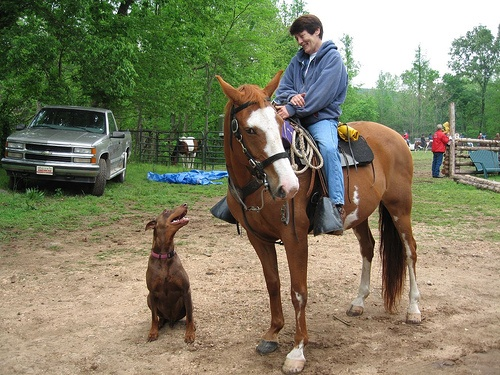
#> input picture Lab 1 (Introduction CV and image processiong)/test.jpg, 500 x 375 px
$ jupyter execute 'Computer Vision Lab 1.ipynb'
#> lines starting #> are read from the running program, lines starting #| are printed output that depends on the picture; after the words box and inside, x2 and y2 are one past the last pixel; in counts of white or black regions, pixels touching at a corner belong together
# Libraries

[cell 1]
import cv2
import numpy as np
import matplotlib.pyplot as plt

# Reading image

[cell 2]
img=cv2.imread('test.jpg')
#> img is the input picture: shape (375, 500, 3); mean B, G, R 101, 127.1, 128.4

[cell 3]
type(img)

[cell 4]
img.shape
#> Out = (375, 500, 3)

[cell 5]
plt.imshow(img)
plt.show()

# Color conversion

[cell 6]
img_RGB=cv2.cvtColor(img,cv2.COLOR_BGR2RGB)

[cell 7]
plt.imshow(img_RGB)

# Resizing Image

[cell 8]
img_size=cv2.resize(img_RGB,dsize=(416,416))
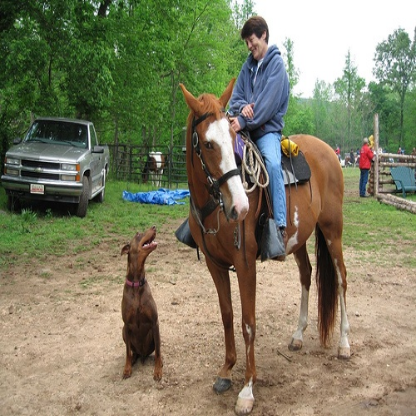
#> img_size: shape (416, 416, 3); mean R, G, B 128.3, 127, 100.8

[cell 9]
img_size.shape
#> Out = (416, 416, 3)

[cell 10]
plt.imshow(img_size)
plt.show()

# Image Processing

[cell 11]
# helper function to display gray images
def imshow(img):
    plt.figure(figsize=(10, 10))
    plt.imshow(img, cmap='gray')
    plt.show()

## method 1: blurring

[cell 12]
img = cv2.imread('sudoku.jpg')
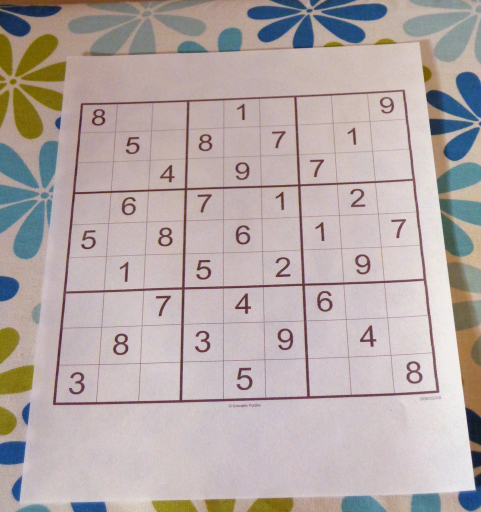
#> input picture Lab 1 (Introduction CV and image processiong)/sudoku.jpg, 962 x 1024 px (shown at 1/2 size)
#> img is the input picture: shape (1024, 962, 3); mean B, G, R 167.9, 169.5, 181
img_gray = cv2.cvtColor(img, cv2.COLOR_BGR2GRAY)

imshow(img_gray)

[cell 13]
# blurring image to reduce noise
# try to comment this line and see the difference
# also try to change ksize
img_gray = cv2.blur(img_gray, ksize=(7,7))
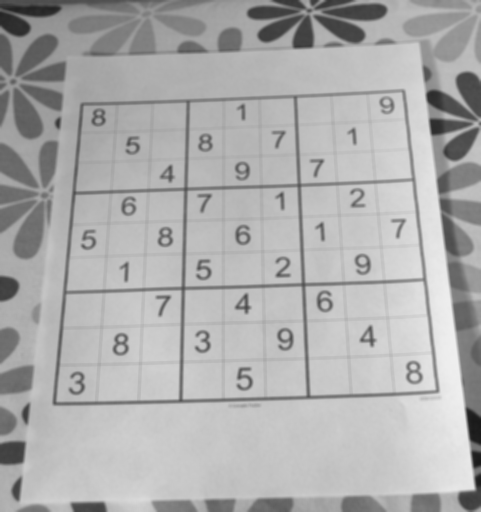
#> img_gray: shape (1024, 962) (shown at 1/2 size); min 25, max 239, mean 172.8

imshow(img_gray)

## method 2: Canny

Canny does use two thresholds (upper and lower):
- If a pixel gradient is higher than the upper threshold, the pixel is accepted as an edge
- If a pixel gradient value is below the lower threshold, then it is rejected.
- If the pixel gradient is between the two thresholds, then it will be accepted only if it is connected to a pixel that is above the upper threshold.

Source: https://docs.opencv.org/3.4/da/d5c/tutorial_canny_detector.html

[cell 14]
img_canny = cv2.Canny(img_gray, threshold1=25, threshold2=127)
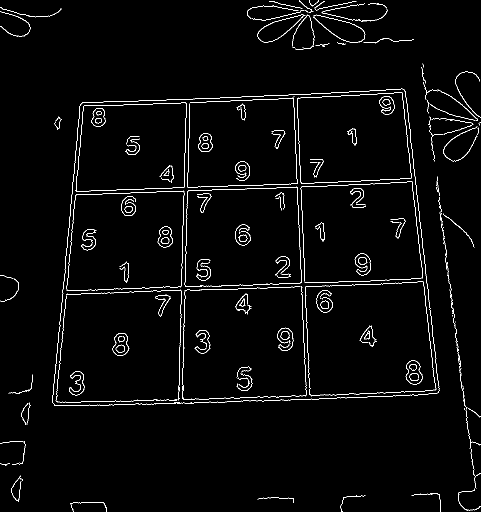
#> img_canny: shape (1024, 962) (shown at 1/2 size); 2.2% white in thin lines or dots
imshow(img_canny)

# Thresholding (segmentation)

[cell 15]
ret, img_bin = cv2.threshold(img_gray, 127, 255, cv2.THRESH_BINARY)
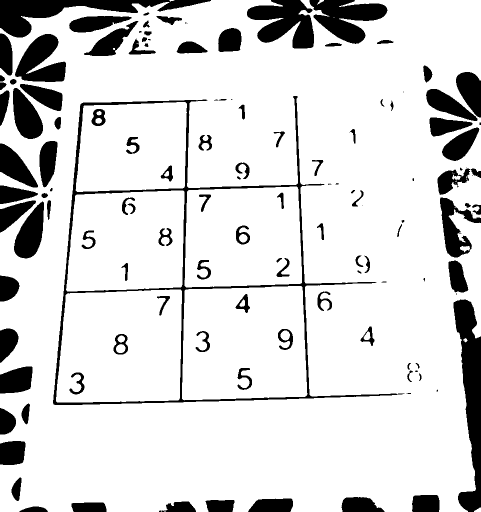
#> img_bin: shape (1024, 962) (shown at 1/2 size); 85.1% white; 131 black regions (25 under 20 px), largest, box (x1, y1, x2, y2) and area: (106, 192, 809, 810) 17011, (907, 599, 962, 1024) 12658, (0, 0, 422, 75) 10670
imshow(img_bin)

## method 2: Otsu

[cell 16]
ret, img_otsu = cv2.threshold(img_gray, 0, 255, cv2.THRESH_OTSU)
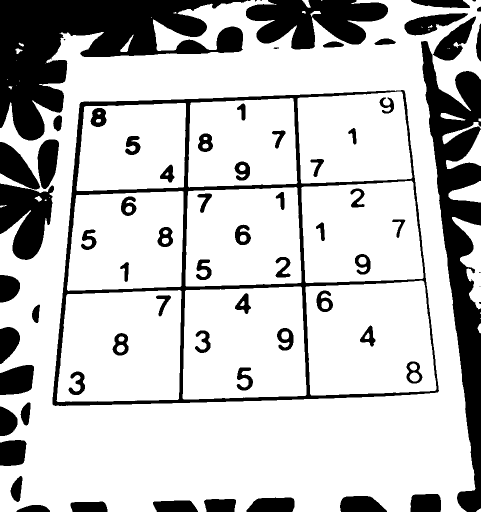
#> img_otsu: shape (1024, 962) (shown at 1/2 size); 76.9% white; 71 black regions (7 under 20 px), largest, box (x1, y1, x2, y2) and area: (0, 0, 501, 281) 58654, (842, 82, 962, 1024) 43990, (105, 180, 878, 812) 34824
#> ret = 152
imshow(img_otsu)

[cell 17]
img_invert = 255 - img_otsu
imshow(img_invert)

[cell 18]
def imread(img_path):
#> called with img_path = 'nested-shapes.png'
    img = cv2.imread(img_path)
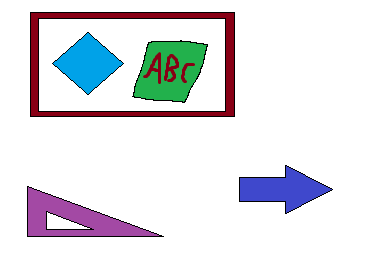
#> input picture Lab 1 (Introduction CV and image processiong)/nested-shapes.png, 367 x 272 px
#> img is the input picture: shape (272, 367, 3); mean B, G, R 231.5, 226.6, 226.6
    return cv2.cvtColor(img, cv2.COLOR_BGR2RGB)

def rgb2gray(img):
    return cv2.cvtColor(img, cv2.COLOR_RGB2GRAY)
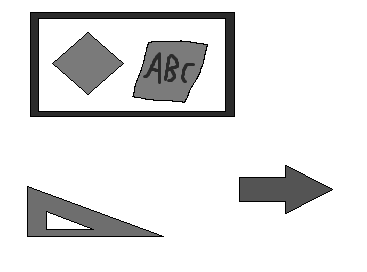
#> returned value: shape (272, 367); min 0, max 255, mean 227.2

def rgb2bin(img):
    img = rgb2gray(img)
    t, img_bin = cv2.threshold(img, 0, 255, cv2.THRESH_OTSU|cv2.THRESH_BINARY_INV)
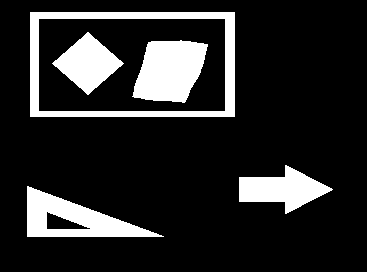
#> img_bin: shape (272, 367); 15.8% white; 5 white regions
#> t = 123
    return img_bin

def imshow(img, figsize=(10, 10)):
    plt.figure(figsize=figsize)
    plt.imshow(img, cmap='gray')
    plt.show()

[cell 19]
img_shapes = imread('nested-shapes.png')
imshow(img_shapes)

# Find contours
We must convert the image to binary first

[cell 20]
img_shapes_bin = rgb2bin(img_shapes)
imshow(img_shapes_bin)

[cell 21]
contours, _ = cv2.findContours(img_shapes_bin, cv2.RETR_TREE, cv2.CHAIN_APPROX_SIMPLE)
#> contours = 7 contours; box (x1, y1, x2, y2) and area: (30, 12, 235, 117) 21216, (38, 18, 226, 112) 17389, (27, 186, 164, 237) 3401, (132, 40, 208, 103) 3398, (239, 165, 333, 214) 2251, (52, 32, 124, 95) 2200, (46, 211, 91, 230) 420

img_copy = img_shapes.copy()
cv2.drawContours(img_copy, contours, -1, (255, 0, 255), 2)
imshow(img_copy)

[cell 22]
contours[4]
#> Out = [[38, 19], [39, 18], [224, 18], [225, 19], [225, 110], [224, 111], [39, 111], [38, 110]]

[cell 23]
contours[4].shape
#> Out = (8, 1, 2)

# Bounding rect

[cell 24]
(x, y, w, h) = cv2.boundingRect(contours[6])
#> x = 52; y = 32; w = 72; h = 63

img_copy = img_shapes.copy()
cv2.rectangle(img_copy, (x, y), (x+w, y+h), (255, 0, 0), 2)
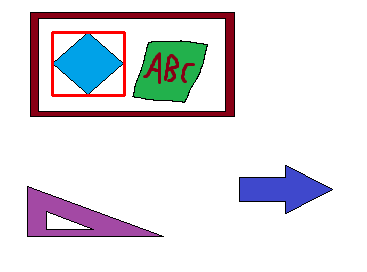
#> img_copy: shape (272, 367, 3); mean R, G, B 226.7, 224.6, 229.4
imshow(img_copy)
